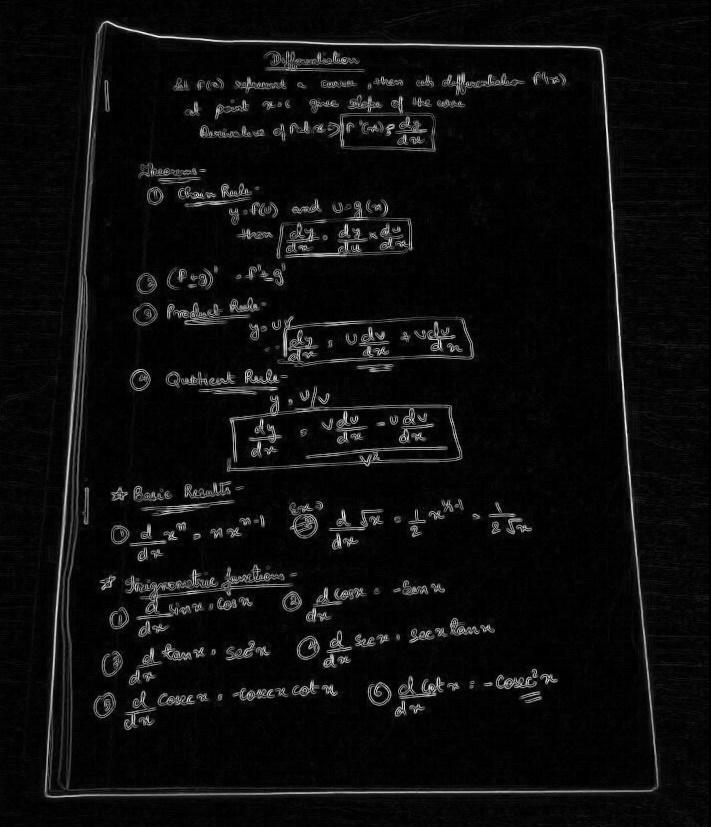

Recreate this plot in Python.
import numpy as np
import matplotlib.pyplot as plt
import cv2
#define the vertical filter
vertical_filter = [[-1,-2,-1], [0,0,0], [1,2,1]]

#define the horizontal filter
horizontal_filter = [[-1,0,1], [-2,0,2], [-1,0,1]]

#read in the pinwheel image
img = plt.imread('test.jpg')


if img.shape[0]>1500 and img.shape[1]>1200:
    #Rescaling the image 
    scale_percent = 20# percent of original size
    width = int(img.shape[1] * scale_percent / 100)
    height = int(img.shape[0] * scale_percent / 100)
    dim = (width, height)
    # resize image
    img = cv2.resize(img, dim, interpolation = cv2.INTER_AREA)
    
    #cv2.imshow("Resized image", img)
    #cv2.waitKey(0)
    #cv2.destroyAllWindows()


#get the dimensions of the image
n,m,d = img.shape

#initialize the edges image
edges_img = img.copy()


#loop over all pixels in the image
for row in range(3, n-2):
    for col in range(3, m-2):
        
        #create little local 3x3 box
        local_pixels = img[row-1:row+2, col-1:col+2, 0]
        
        #apply the vertical filter
        vertical_transformed_pixels = vertical_filter*local_pixels
        #remap the vertical score
        vertical_score = vertical_transformed_pixels.sum()/4
        
        #apply the horizontal filter
        horizontal_transformed_pixels = horizontal_filter*local_pixels
        #remap the horizontal score
        horizontal_score = horizontal_transformed_pixels.sum()/4
        
        #combine the horizontal and vertical scores into a total edge score
        edge_score = (vertical_score**2 + horizontal_score**2)**.5
        
        #insert this edge score into the edges image
        edges_img[row, col] = [edge_score]*3

#remap the values in the 0-1 range in case they went out of bounds
edges_img = edges_img/edges_img.max()
edges_img = cv2.cvtColor(edges_img, cv2.COLOR_BGR2GRAY)


cv2.imshow("Final",edges_img)
cv2.waitKey(0)
cv2.destroyAllWindows()
